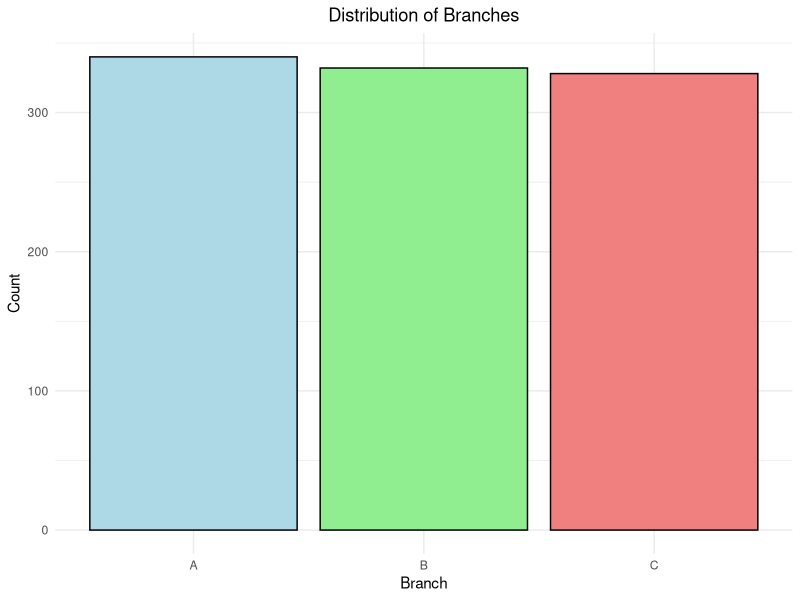
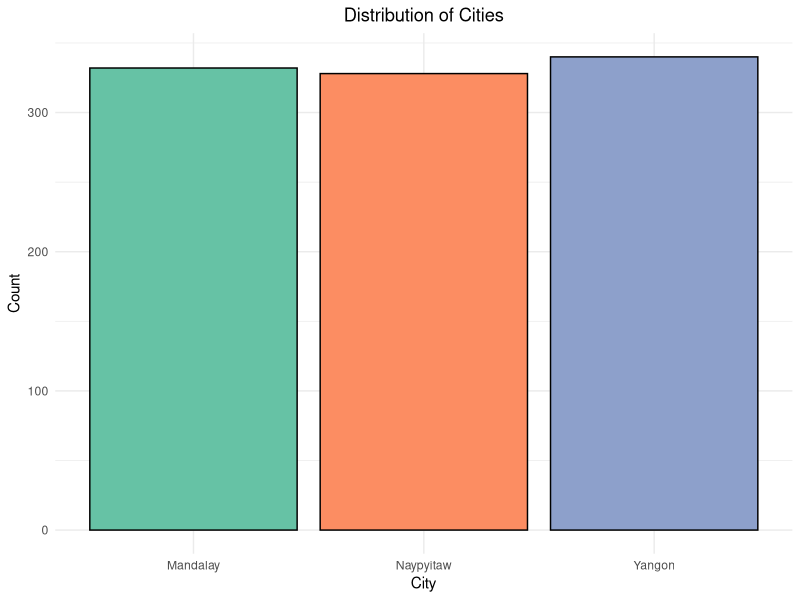
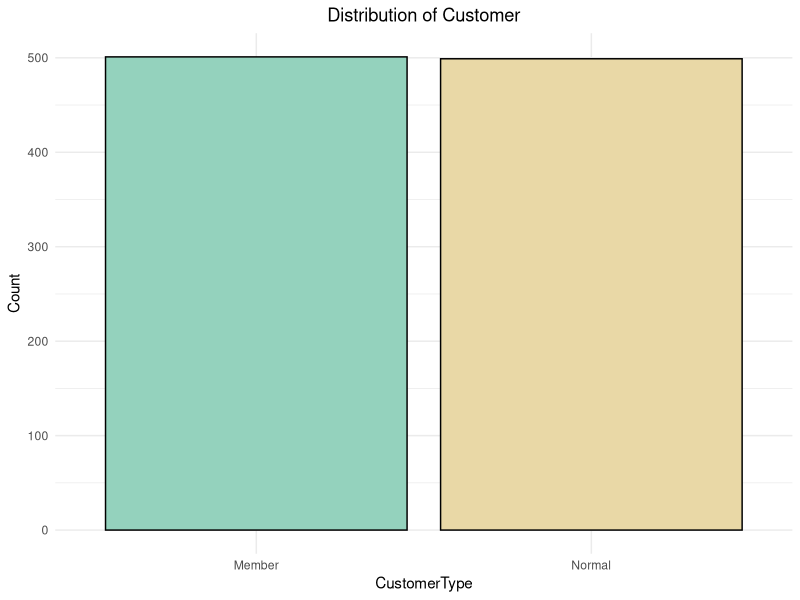
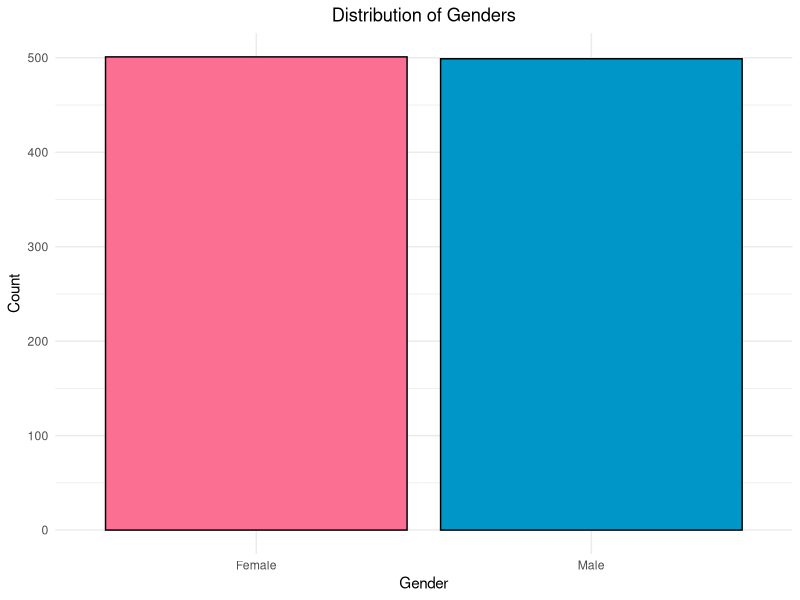
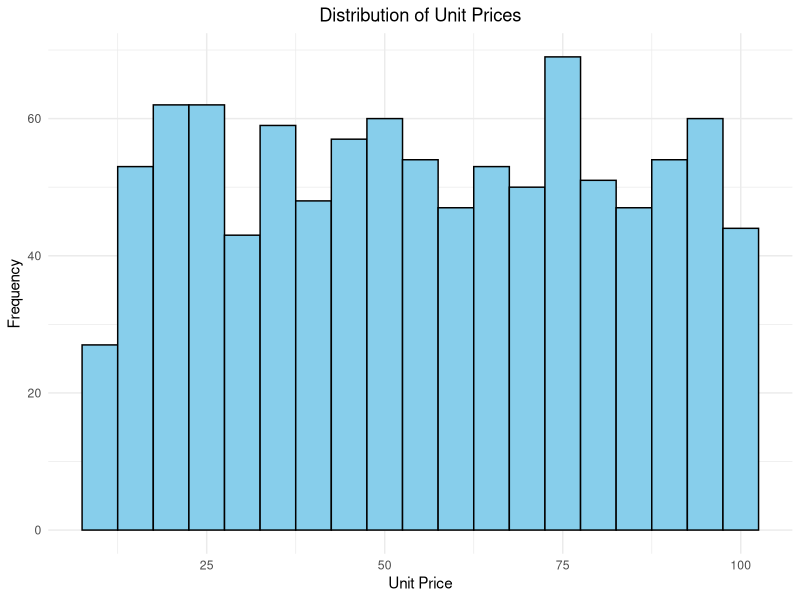
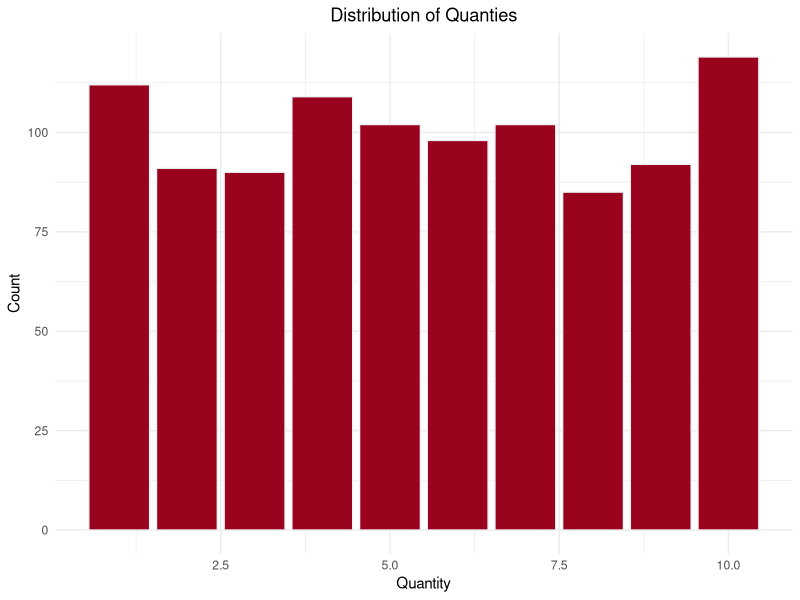
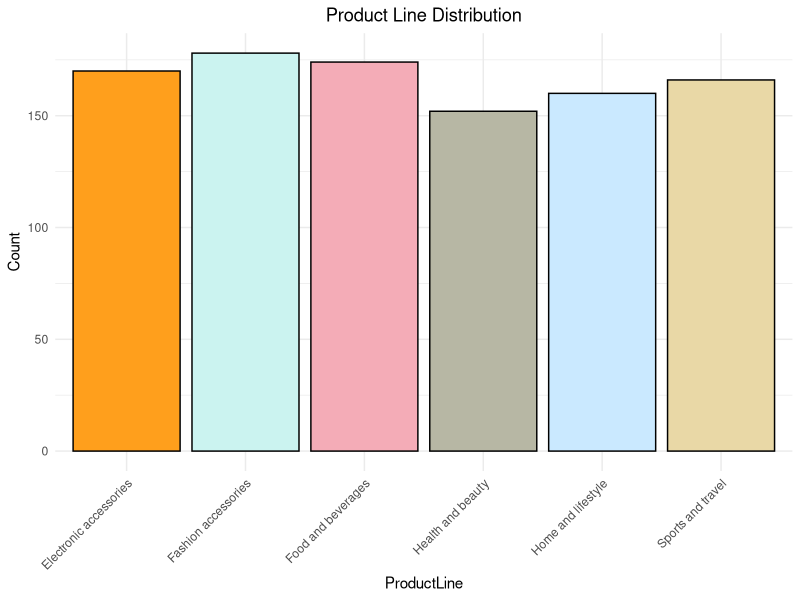
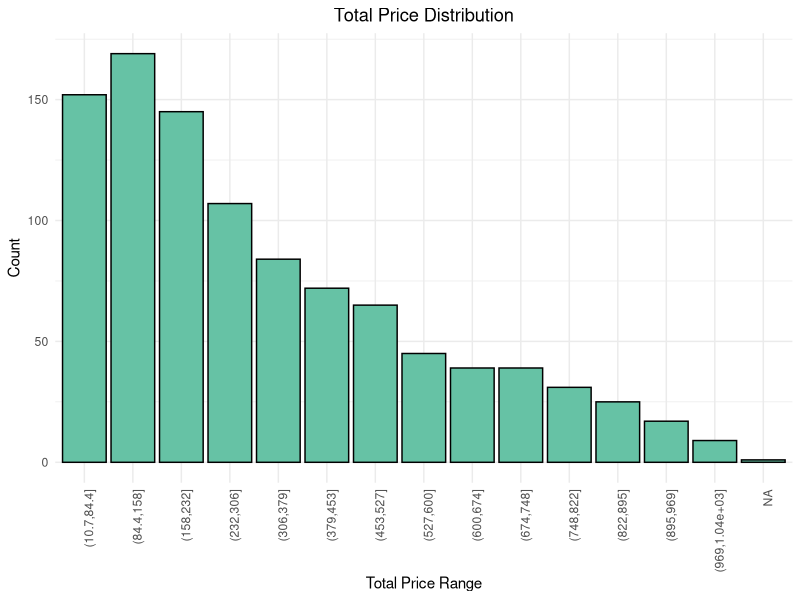

These charts were generated, in order, by the following R code: (Note: this script raises an error after producing the figures.)
library(ggplot2)
library(corrplot)



#Establishing the working directory for the R project within the project folder.
setwd("C:\\Users\\pabhi\\OneDrive\\Desktop\\fall2023\\INFX-502_R\\Project\\data")
getwd()

#Reading the superMarketSales data set
superMarket <- read.csv(file="supermarketSales.csv",header = TRUE, sep=',')

#Displaying the superMarketSales data frame as a table
View(superMarket)

#Statistics of the superMarketSales data frame
str(superMarket)

#Printing the first five lines(head) of the superMarketSales data frame
head(superMarket)

#Printing the last five lines(tail) of the superMarketSales data frame
tail(superMarket)

#Summary of the data frame
summary(superMarket)

#Changing the names of the columns
colnames(superMarket) <- c("InvoiceId","Branch","City","CustomerType","Gender","ProductLine","UnitPrice","Quantity","Tax5%","Total","Date","Time","Payment","Cogs","GrossMarginPercent","GrossIncome","Rating")

#Converting the character to factor
superMarket$InvoiceId <- factor(superMarket$InvoiceId)
superMarket$Branch <- factor(superMarket$Branch)
superMarket$City <- factor(superMarket$City)
superMarket$CustomerType <- factor(superMarket$CustomerType)
superMarket$Gender <- factor(superMarket$Gender)
superMarket$ProductLine <- factor(superMarket$ProductLine)
superMarket$Payment <- factor(superMarket$Payment)

#Converting the character date to date format
superMarket$Date <- as.Date(superMarket$Date,format="%d-%m-%Y")

head(superMarket)

str(superMarket)

#Assessing the presence of missing or NA values in the data frame.
any(is.na(superMarket))
beforeCleaning <- dim(superMarket)
beforeCleaning
install.packages("tidyverse")
library(tidyr)
superMarket <-  drop_na(superMarket)
any(is.na(superMarket))
afterCleaning <- dim(superMarket)
afterCleaning

# Checking whether the data types of the variables are correct or not
is.factor(superMarket$InvoiceId)
is.factor(superMarket$Branch)
is.factor(superMarket$City)
is.factor(superMarket$CustomerType)
is.factor(superMarket$Gender)
is.factor(superMarket$ProductLine)
is.numeric(superMarket$UnitPrice)
is.numeric(superMarket$Quantity)
is.numeric(superMarket$`Tax5%`)
is.numeric(superMarket$Total)
is.numeric(superMarket$Time)
is.factor(superMarket$Payment)
is.numeric(superMarket$Cogs)
is.numeric(superMarket$GrossMarginPercent)
is.numeric(superMarket$GrossIncome)
is.numeric(superMarket$Rating)

#Removing the unwanted columns and using the necessary columns from the supermarket data frame
newSuperMarketData <- superMarket[,c("Branch","City","CustomerType","Gender","UnitPrice","Quantity","Tax5%","ProductLine","Total","Date","Time","Payment","Rating")]

head(newSuperMarketData)

summary(newSuperMarketData)

str(newSuperMarketData)




#Bar plot for the branch column
branch <- ggplot(newSuperMarketData, aes(x = Branch)) +
  geom_bar(fill = c("lightblue", "lightgreen", "lightcoral"), color = "black") +
  labs(title = "Distribution of Branches", x = "Branch", y = "Count") +
  theme_minimal() +
  theme(plot.title = element_text(hjust = 0.5))

print(branch)


#Bar plot for the City column
city <- ggplot(newSuperMarketData, aes(x = City)) + 
  geom_bar(fill = c("#66c2a5", "#fc8d62", "#8da0cb"), color = "black") + 
  labs(title = "Distribution of Cities", x = "City", y = "Count") + 
  theme_minimal() + 
  theme(plot.title = element_text(hjust = 0.5))

print(city)


#Bar plot for the Customer Type column
customerType <- ggplot(newSuperMarketData, aes(x = CustomerType)) + 
  geom_bar(fill = c("#94d2bd", "#e9d8a6"), color = "black") + 
  labs(title = "Distribution of Customer", x = "CustomerType", y = "Count") + 
  theme_minimal() + 
  theme(plot.title = element_text(hjust = 0.5))

print(customerType)


#Bar plot for the Gender column
gender <- ggplot(newSuperMarketData, aes(x = Gender)) + 
  geom_bar(fill = c("#fb6f92", "#0096c7"), color = "black") + 
  labs(title = "Distribution of Genders", x = "Gender", y = "Count") + 
  theme_minimal() + 
  theme(plot.title = element_text(hjust = 0.5))

print(gender)


#Bar plot for the Unit Price column
unitPrice <- ggplot(newSuperMarketData, aes(x = UnitPrice)) + 
  geom_histogram(binwidth = 5, fill = "skyblue", color = "black") + 
  labs(title = "Distribution of Unit Prices", x = "Unit Price", y = "Frequency") + 
  theme_minimal() + 
  theme(plot.title = element_text(hjust = 0.5))

print(unitPrice)


#Bar plot for the Quantity column
quantity <- ggplot(newSuperMarketData, aes(x = Quantity)) + 
  geom_bar(fill = "#9a031e", color = "#edf2f4") + 
  labs(title = "Distribution of Quanties", x = "Quantity", y = "Count") + 
  theme_minimal() + 
  theme(plot.title = element_text(hjust = 0.5))

print(quantity)


#Bar plot for the Product Line column
productLine <- ggplot(newSuperMarketData, aes(x = ProductLine)) + 
  geom_bar(fill = c("#ff9f1c","#cbf3f0","#f4acb7","#b7b7a4","#cae9ff", "#e9d8a6"), color = "black") + 
  labs(title = "Product Line Distribution", x = "ProductLine", y = "Count") + 
  theme_minimal() + theme(axis.text.x = element_text(angle = 45, hjust = 1)) + 
  theme(plot.title = element_text(hjust = 0.5))

print(productLine)

#Bar plot for the Total column
breaks <- seq(min(superMarket$Total), max(superMarket$Total), length.out = 15)
total <- ggplot(newSuperMarketData, aes(x = cut(Total, breaks = breaks))) +
  geom_bar(fill = "#66c2a5", color = "black") +
  labs(title = "Total Price Distribution", x = "Total Price Range", y = "Count") +
  theme_minimal()+ theme(axis.text.x = element_text(angle = 90, hjust = 1))+theme(plot.title = element_text(hjust = 0.5))
print(total)


#Bar plot for the Dates column
dates <- ggplot(newSuperMarketData, aes(x = format(Date, "%Y-%m"))) +
  geom_bar(fill = "#f7aef8", color = "black") +
  labs(title = "Monthly Date Distribution", x = "Month", y = "Count") +
  theme_minimal() +
  theme(axis.text.x = element_text(angle = 45, hjust = 1))+theme(plot.title = element_text(hjust = 0.5)) 
print(dates)


#Bar plot for the Time column
time <- ggplot(newSuperMarketData, aes(x = Time)) +
  geom_histogram(binwidth = 1, fill = "#9381ff", color = "black") +
  scale_x_continuous(breaks = seq(min(superMarket$Time), max(superMarket$Time)+1, by = 1)) +
  labs(title = "Time Distribution", x = "Time In Hours", y = "Count") +
  theme_minimal()+theme(plot.title = element_text(hjust = 0.5)) 
print(time)


#Bar plot for the Payment column
payment <- ggplot(newSuperMarketData, aes(x =Payment)) + 
  geom_bar(fill = c("#4ecdc4","#ff6b6b","#ffe66d"), color = "black") + 
  labs(title = "Payment Type Distribution", x = "Payment", y = "Count") + 
  theme_minimal() + 
  theme(plot.title = element_text(hjust = 0.5))
print(payment)

#Bar plot for the Rating column
rating <- ggplot(superMarket, aes(x = factor(Rating))) +
  geom_bar(fill = "#5e548e", color = "black") +
  labs(title = "Rating Distribution", x = "Rating", y = "Count") +
  theme_minimal() +
  theme(plot.title = element_text(hjust = 0.5)) +
  scale_x_discrete(breaks = seq(1, 10, by = 1))
print(rating)

#-----------------------------------------------------------------
str(newSuperMarketData)
# Select numeric columns
numeric_columns <- newSuperMarketData[, c("UnitPrice", "Quantity","Tax5%", "Total", "Rating")]
# Compute correlation matrix
cor_matrix <- cor(numeric_columns)
cor_matrix
corrplot(
  cor_matrix,
  method = 'color',
  addCoef.col = TRUE,
  tl.col = 'black',
  tl.srt = 90,
  number.cex = 1
)


#------------------------------scatter plot-----------------------------------
# Scatter plot for Unit Price vs. Quantity
ggplot(newSuperMarketData, aes(x = UnitPrice, y = Quantity, color = Quantity)) +
  geom_point() +
  labs(title = 'Scatterplot: UnitPrice vs. Quantity', x = 'Unit Price', y = 'Quantity') +
  theme_minimal() +
  theme(plot.title = element_text(hjust = 0.5))

# Scatter plot for Branch vs. Total
ggplot(newSuperMarketData, aes(x = Branch, y = Total ,color = Total)) +
  geom_point() +
  labs(title = 'Scatterplot: Branch VS Total', x = 'Branch', y = 'Total') +
  theme_minimal() +
  theme(plot.title = element_text(hjust = 0.5))

# Scatter plot for Branch VS Rating
ggplot(newSuperMarketData, aes(x = Branch , y = Rating ,color = Total)) +
  geom_point() +
  labs(title = 'Scatterplot: Branch VS Rating', x = 'Branch', y = 'Rating') +
  theme_minimal() +
  theme(plot.title = element_text(hjust = 0.5)) + 
  scale_color_gradient(low = "red", high = "green")

# Scatter plot for Date VS Quantity
ggplot(newSuperMarketData, aes(x = `Date` , y = `Quantity` ,color = Total)) +
  geom_point() +
  labs(title = 'Scatterplot: Date VS Quantity', x = 'Date', y = 'Quantity') +
  theme_minimal() +
  theme(plot.title = element_text(hjust = 0.5)) + 
  scale_color_gradient(low = "blue", high = "red")

# Scatter plot for City VS Total
ggplot(newSuperMarketData, aes(x = City, y = Total, color = ProductLine)) +
  geom_point() +
  labs(title = 'Scatterplot: City VS Total', x = 'City', y = 'Total') +
  theme_minimal() +
  theme(plot.title = element_text(hjust = 0.5),   legend.title = element_text(size = 14),
        legend.text = element_text(size = 12),
        legend.position = 'right',legend.background = element_rect(fill = 'white', color = 'grey90'),
        panel.grid.major = element_line(color = 'grey90'),
        panel.grid.minor = element_line(color = 'grey95'),
        panel.background = element_rect(fill = 'white'),
        plot.background = element_rect(fill = 'white'),
        panel.border = element_rect(color = 'grey90', fill = NA, size = 0.7)) +
  scale_color_manual(values = c(
    "Electronic accessories" = "blue",
    "Food and beverages" = "red",
    "Health and beauty" = "green",
    "Home and lifestyle" = "purple",
    "Sports and travel" = "orange",
    "Fashion accessories" = "pink"
  ))


# Scatter plot for Product Line VS Quantity
ggplot(newSuperMarketData, aes(x = ProductLine , y = Quantity ,color = Gender)) +
  geom_point() +
  labs(title = 'Scatterplot: ProductLine VS Quantity', x = 'ProductLine', y = 'Quantity') +
  theme_minimal() +
  theme(axis.text.x = element_text(angle = 45, hjust = 1))+theme(plot.title = element_text(hjust = 0.5))

# Scatter plot for Quantity VS Total
ggplot(newSuperMarketData, aes(x = Quantity , y = Total ,color = Rating)) +
  geom_point() + 
  geom_smooth(method = "lm", se = FALSE, color = "blue") +
  labs(title = 'Scatterplot with linear regression line: Quantity VS Total', x = 'Quantity', y = 'Total') +
  theme_minimal() +
  theme(plot.title = element_text(hjust = 0.5))+
  scale_color_gradient(low = "red", high = "green")


#------------------------------Heat maps-----------------------------------
library(dplyr)

# Set up a common theme
common_theme <- theme_minimal() +
  theme(
    plot.title = element_text(hjust = 0.5, size = 16, face = 'bold'),
    axis.title = element_text(size = 14),
    axis.text = element_text(size = 12),
    legend.title = element_text(size = 14),
    legend.text = element_text(size = 12),
    panel.grid.major = element_line(color = 'grey90'),
    panel.grid.minor = element_line(color = 'grey95'),
    panel.background = element_rect(fill = 'white'),
    plot.background = element_rect(fill = 'white'),
    panel.border = element_rect(color = 'grey90', fill = NA, size = 0.7)
  )

# Heatmap for Unit Price vs. Quantity 
ggplot(newSuperMarketData, aes(x = UnitPrice, y = Quantity)) +
  geom_tile(aes(fill = ..density..), stat = "density2d", alpha = 0.7) +
  labs(title = 'Heatmap: UnitPrice vs. Quantity', x = 'Unit Price', y = 'Quantity') +
  common_theme

# Heatmap for Date VS Quantity 
ggplot(newSuperMarketData, aes(x = Date, y = Quantity, color = Total)) +
  geom_tile(aes(fill = ..density..), stat = "density2d", alpha = 0.7) +
  labs(title = 'Heatmap: Date VS Quantity', x = 'Date', y = 'Quantity') +
  common_theme

# Heatmap for Quantity VS Total 
ggplot(newSuperMarketData, aes(x = Quantity, y = Total, color = Rating)) +
  geom_tile(aes(fill = ..density..), stat = "density2d", alpha = 0.7) +
  labs(title = 'Heatmap: Quantity VS Total', x = 'Quantity', y = 'Total') +
  common_theme
#-----------------------Histograms--------------------
ggplot(newSuperMarketData, aes(x = Quantity)) +
  geom_histogram(fill = "#f48c06", color = "black", bins = 10) +
  labs(title = paste("Histogram of Quantity"), x = "Quantity", y = "Frequency") +
  theme_minimal()+  theme(plot.title = element_text(hjust = 0.5))

ggplot(newSuperMarketData, aes(x = UnitPrice)) +
  geom_histogram(fill = "#84a59d", color = "black", bins = 30) +
  labs(title = paste("Histogram of Unit Price"), x = "Unit Price", y = "Frequency") +
  theme_minimal()+  theme(plot.title = element_text(hjust = 0.5))

ggplot(newSuperMarketData, aes(x = Total)) +
  geom_histogram(fill = "#ffbe0b", color = "black", bins = 30) +
  labs(title = paste("Histogram of Total"), x = "Total", y = "Frequency") +
  theme_minimal()+  theme(plot.title = element_text(hjust = 0.5))

ggplot(newSuperMarketData, aes(x = Rating)) +
  geom_histogram(fill = "#cdb4db", color = "black", bins = 30) +
  labs(title = paste("Histogram of Rating"), x = "Rating", y = "Frequency") +
  theme_minimal()+  theme(plot.title = element_text(hjust = 0.5))

ggplot(newSuperMarketData, aes(x = Time)) +
  geom_histogram(fill = "#8ecae6", color = "black", bins = 24) +
  labs(title = paste("Histogram of Time"), x = "Time", y = "Frequency") +
  theme_minimal()+  theme(plot.title = element_text(hjust = 0.5))



#-----------------------------------Density Plots-------------------------------

# Density Plot for Quantity
ggplot(newSuperMarketData, aes(x = Quantity)) +
  geom_density(fill = "#f48c06", color = "black") +  
  labs(title = "Density Plot of Quantity", x = "Quantity", y = "Density") +  
  theme_minimal() + theme(plot.title = element_text(hjust = 0.5)) 

# Density Plot for Unit Price
ggplot(newSuperMarketData, aes(x = UnitPrice)) +
  geom_density(fill = "#84a59d", color = "black") +  
  labs(title = "Density Plot of Unit Price", x = "Unit Price", y = "Density") +  
  theme_minimal() + theme(plot.title = element_text(hjust = 0.5)) 

# Density Plot for Total
ggplot(newSuperMarketData, aes(x = Total)) +
  geom_density(fill = "#ffbe0b", color = "black") +  
  labs(title = "Density Plot of Total", x = "Total", y = "Density") +  
  theme_minimal() + theme(plot.title = element_text(hjust = 0.5)) 

# Density Plot for Rating
ggplot(newSuperMarketData, aes(x = Rating)) +
  geom_density(fill = "#cdb4db", color = "black") +  
  labs(title = "Density Plot of Rating", x = "Rating", y = "Density") +  
  theme_minimal() + theme(plot.title = element_text(hjust = 0.5)) 

# Density Plot for Time
ggplot(newSuperMarketData, aes(x = Time)) +
  geom_density(fill = "#8ecae6", color = "black") +  
  labs(title = "Density Plot of Time", x = "Time", y = "Density") +  
  theme_minimal() + theme(plot.title = element_text(hjust = 0.5)) 

#-------------------------Box plots---------------------------------------------

#Box plot for Branch and Unit Price
ggplot(newSuperMarketData, aes(x = Branch, y = UnitPrice, fill = Branch)) +
  geom_boxplot() +
  labs(title = 'Boxplot: Unit Price across Branches', x = 'Branch', y = 'Unit Price') +
  theme_minimal() +  theme(plot.title = element_text(hjust = 0.5)) 

#Box Plot for Branch and Total
ggplot(newSuperMarketData, aes(x = Branch, y = Total, fill = Branch)) +
  geom_boxplot() +
  labs(title = 'Boxplot: Total across Branches', x = 'Branch', y = 'Total') +
  theme_minimal() +  theme(plot.title = element_text(hjust = 0.5)) 

#Box Plot for Branch and Rating
ggplot(newSuperMarketData, aes(x = Branch, y = Rating, fill = Branch)) +
  geom_boxplot() +
  labs(title = 'Boxplot: Rating across Branches', x = 'Branch', y = 'Rating') +
  theme_minimal() +  theme(plot.title = element_text(hjust = 0.5)) 

#Box Plot for City and Unit price
ggplot(newSuperMarketData, aes(x = City, y = UnitPrice, fill = City)) +
  geom_boxplot() +
  labs(title = 'Boxplot: Unit Price across City', x = 'City', y = 'Unit Price') +
  theme_minimal() +  theme(plot.title = element_text(hjust = 0.5)) 

#Box Plot for City and Quantity
ggplot(newSuperMarketData, aes(x = City, y = Quantity, fill = City)) +
  geom_boxplot() +
  labs(title = 'Boxplot: Quantity across City', x = 'City', y = 'Quantity') +
  theme_minimal() +  theme(plot.title = element_text(hjust = 0.5))

#Box Plot for City and Time
ggplot(newSuperMarketData, aes(x = City, y = Time, fill = City)) +
  geom_boxplot() +
  labs(title = 'Boxplot: Time across City', x = 'City', y = 'Time') +
  theme_minimal() +  theme(plot.title = element_text(hjust = 0.5))

#Box Plot for City and Date
ggplot(newSuperMarketData, aes(x = City, y = Date, fill = City)) +
  geom_boxplot() +
  labs(title = 'Boxplot: Date across City', x = 'City', y = 'Date') +
  theme_minimal() +  theme(plot.title = element_text(hjust = 0.5))

# 
#,	
a <- c("Branch", "City", "CustomerType", "Gender", "ProductLine", "Payment")
b <- c("UnitPrice","Quantity", "Total", "Time", "Rating")

for (cat_var in a) {
  for (num_var in b) {
    # Box Plot
    p <- ggplot(newSuperMarketData, aes_string(x = cat_var, y = num_var, fill = cat_var)) +
      geom_boxplot() +
      labs(title = paste('Boxplot: ', num_var, ' across ', cat_var), x = cat_var, y = num_var) +
      theme_minimal() + theme(plot.title = element_text(hjust = 0.5))+ theme(axis.text.x = element_text(angle = 45, hjust = 1)) 
    
    # Print the plot
    print(p)
  }
}




# Assuming 'Total' is the dependent variable and other relevant columns as independent variables
#model <- lm(Total ~ UnitPrice + Quantity + Rating, data = newSuperMarketData)

model <- lm(Total~Branch + City + CustomerType + Gender + UnitPrice + Quantity + ProductLine + Date + Time + Payment + Rating,data=newSuperMarketData)
model
attributes(model)
k <- data.frame(UnitPrice=58.07,Branch="A",City="Yangon",CustomerType="Member",Gender="Male",ProductLine="Home and lifestyle",Quantity=9,Date="19-01-2019",Time=20.07,Payment="Ewallet",Rating=4.3)
predict(model,k)
# Summary of the linear regression model
summary(model)
summary(model)$r.squared
summary(model)$adj.r.squared
summary(model)$coefficient
plot(newSuperMarketData, pch = 16, col = "blue") #Plot the results
abline(model) #Add a regression line


# Assuming 'Total' is the dependent variable and 'Quantity' is the independent variable
model <- lm(Time ~ Branch, data = newSuperMarketData)
summary(model)
model2 <- lm(Total ~ UnitPrice + Quantity + Rating+Date, data = newSuperMarketData)
summary(model2)
# Scatter plot with regression line
library(ggplot2)

ggplot(newSuperMarketData, aes(x = UnitPrice, y = Quantity)) +
  geom_point() +
  geom_smooth(method = "lm", se = FALSE, color = "blue") +
  labs(title = "Scatter Plot with Linear Regression Line", x = "Quantity", y = "Total")


# Selecting numerical variables from the data set
numeric_data <- newSuperMarketData[, sapply(newSuperMarketData, is.numeric)]
# Scaling the numeric data
scaled_data <- scale(numeric_data)
#head of numeric data
head(numeric_data)
# Performing k-means clustering with k=3 (you can adjust k as needed)
set.seed(123)
kmeans_result <- kmeans(scaled_data, centers = 3)

# Adding cluster labels to the original dataset
superMarket$Cluster <- kmeans_result$cluster

# Printing the results
print(kmeans_result)
head(superMarket,10)
